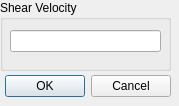
<?xml version="1.0" encoding="UTF-8"?>
<ui version="4.0">
 <class>KaimalPSDShearVelocityDialog</class>
 <widget class="QDialog" name="KaimalPSDShearVelocityDialog">
  <property name="geometry">
   <rect>
    <x>0</x>
    <y>0</y>
    <width>179</width>
    <height>106</height>
   </rect>
  </property>
  <property name="windowTitle">
   <string>Shear Velocity</string>
  </property>
  <widget class="QDialogButtonBox" name="buttonBox">
   <property name="geometry">
    <rect>
     <x>-170</x>
     <y>70</y>
     <width>341</width>
     <height>32</height>
    </rect>
   </property>
   <property name="orientation">
    <enum>Qt::Horizontal</enum>
   </property>
   <property name="standardButtons">
    <set>QDialogButtonBox::Cancel|QDialogButtonBox::Ok</set>
   </property>
  </widget>
  <widget class="QLineEdit" name="lineEditShearVelocity">
   <property name="geometry">
    <rect>
     <x>10</x>
     <y>30</y>
     <width>151</width>
     <height>22</height>
    </rect>
   </property>
  </widget>
  <widget class="QGroupBox" name="groupBox">
   <property name="geometry">
    <rect>
     <x>0</x>
     <y>0</y>
     <width>171</width>
     <height>71</height>
    </rect>
   </property>
   <property name="title">
    <string>Shear Velocity</string>
   </property>
  </widget>
  <zorder>groupBox</zorder>
  <zorder>buttonBox</zorder>
  <zorder>lineEditShearVelocity</zorder>
 </widget>
 <resources/>
 <connections>
  <connection>
   <sender>buttonBox</sender>
   <signal>accepted()</signal>
   <receiver>KaimalPSDShearVelocityDialog</receiver>
   <slot>accept()</slot>
   <hints>
    <hint type="sourcelabel">
     <x>248</x>
     <y>254</y>
    </hint>
    <hint type="destinationlabel">
     <x>157</x>
     <y>274</y>
    </hint>
   </hints>
  </connection>
  <connection>
   <sender>buttonBox</sender>
   <signal>rejected()</signal>
   <receiver>KaimalPSDShearVelocityDialog</receiver>
   <slot>reject()</slot>
   <hints>
    <hint type="sourcelabel">
     <x>316</x>
     <y>260</y>
    </hint>
    <hint type="destinationlabel">
     <x>286</x>
     <y>274</y>
    </hint>
   </hints>
  </connection>
 </connections>
</ui>
